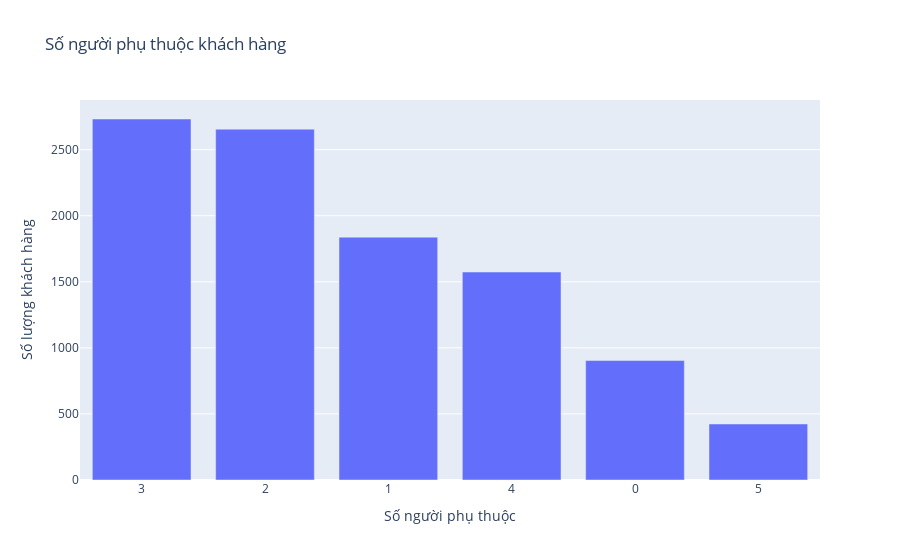

The notebook cell this image was saved under:
### Code cell
fig = go.Figure(data=[go.Bar(x=df['Dependent_count'].value_counts().index, 
                             y=df['Dependent_count'].value_counts().values)])

# Cấu hình layout
fig.update_layout(title='Số người phụ thuộc khách hàng',  # Tiêu đề của biểu đồ
                  xaxis_title='Số người phụ thuộc',         # Nhãn trục x
                  yaxis_title='Số lượng khách hàng',         # Nhãn trục y
                  xaxis=dict(type='category'))              # Đặt kiểu trục x là category
# Hiển thị biểu đồ
fig.show()

### Figure 1 — Plotly figure (JSON) as saved in the notebook; plotly's stock layout.template omitted (floating-point values rounded to 4 significant figures)
{"data": [{"type": "bar", "x": [3, 2, 1, 4, 0, 5], "y": [2732, 2655, 1838, 1574, 904, 424]}], "layout": {"title": {"text": "Số người phụ thuộc khách hàng"}, "xaxis": {"title": {"text": "Số người phụ thuộc"}, "type": "category"}, "yaxis": {"title": {"text": "Số lượng khách hàng"}}}}
